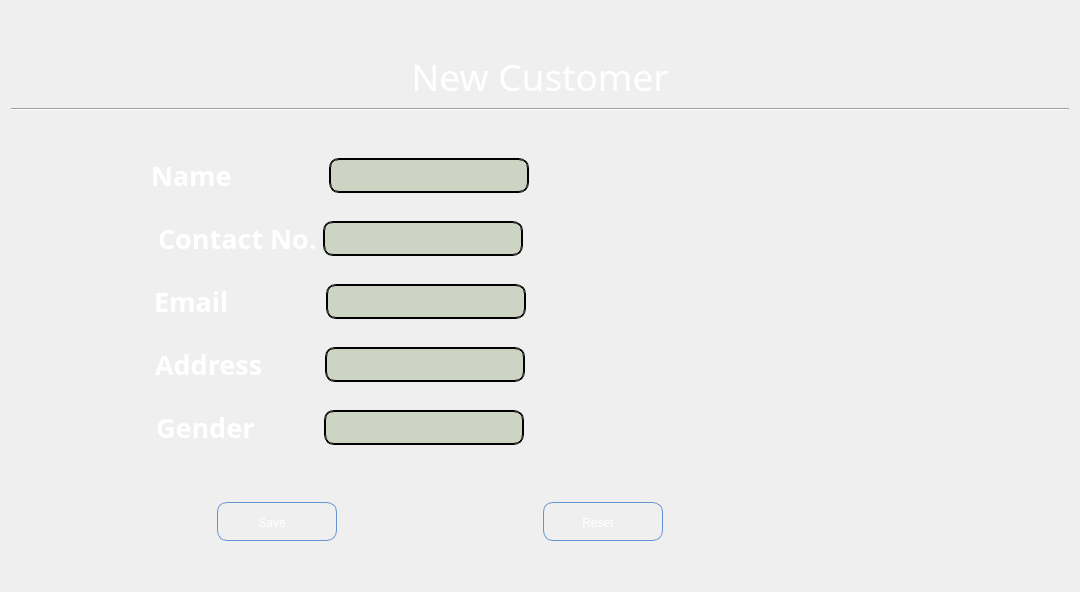
            <widget class="QWidget" name="new_Customer_Page">
             <property name="styleSheet">
              <string notr="true"/>
             </property>
             <layout class="QVBoxLayout" name="verticalLayout_5">
              <item>
               <spacer name="verticalSpacer_7">
                <property name="orientation">
                 <enum>Qt::Vertical</enum>
                </property>
                <property name="sizeHint" stdset="0">
                 <size>
                  <width>20</width>
                  <height>40</height>
                 </size>
                </property>
               </spacer>
              </item>
              <item>
               <widget class="QLabel" name="label">
                <property name="font">
                 <font>
                  <family>Snap ITC</family>
                  <pointsize>28</pointsize>
                 </font>
                </property>
                <property name="styleSheet">
                 <string notr="true">background:transparent;
color: rgb(255, 255, 255);</string>
                </property>
                <property name="text">
                 <string>New Customer</string>
                </property>
                <property name="alignment">
                 <set>Qt::AlignCenter</set>
                </property>
               </widget>
              </item>
              <item>
               <widget class="Line" name="line_3">
                <property name="orientation">
                 <enum>Qt::Horizontal</enum>
                </property>
               </widget>
              </item>
              <item>
               <spacer name="verticalSpacer">
                <property name="orientation">
                 <enum>Qt::Vertical</enum>
                </property>
                <property name="sizeHint" stdset="0">
                 <size>
                  <width>20</width>
                  <height>40</height>
                 </size>
                </property>
               </spacer>
              </item>
              <item>
               <layout class="QHBoxLayout" name="horizontalLayout_3">
                <property name="leftMargin">
                 <number>100</number>
                </property>
                <property name="rightMargin">
                 <number>500</number>
                </property>
                <item>
                 <spacer name="horizontalSpacer">
                  <property name="orientation">
                   <enum>Qt::Horizontal</enum>
                  </property>
                  <property name="sizeHint" stdset="0">
                   <size>
                    <width>40</width>
                    <height>20</height>
                   </size>
                  </property>
                 </spacer>
                </item>
                <item>
                 <widget class="QLabel" name="newCustomer_Name_label">
                  <property name="font">
                   <font>
                    <family>Perpetua Titling MT</family>
                    <pointsize>20</pointsize>
                    <weight>75</weight>
                    <bold>true</bold>
                   </font>
                  </property>
                  <property name="styleSheet">
                   <string notr="true">background:transparent;
color: rgb(255, 255, 255);</string>
                  </property>
                  <property name="text">
                   <string>Name             </string>
                  </property>
                 </widget>
                </item>
                <item>
                 <widget class="QLineEdit" name="newCustomer_Name_LineEdit">
                  <property name="sizePolicy">
                   <sizepolicy hsizetype="Expanding" vsizetype="Fixed">
                    <horstretch>0</horstretch>
                    <verstretch>0</verstretch>
                   </sizepolicy>
                  </property>
                  <property name="minimumSize">
                   <size>
                    <width>200</width>
                    <height>0</height>
                   </size>
                  </property>
                  <property name="maximumSize">
                   <size>
                    <width>190</width>
                    <height>35</height>
                   </size>
                  </property>
                  <property name="styleSheet">
                   <string notr="true">QLineEdit{
font: 75 14pt &quot;MS Shell Dlg 2&quot;;
background: rgba(90, 120, 50, 59);
	color: rgb(255, 255, 255);
    selection-color: white;   
    border: 2px groove black;
    border-radius: 10px;
    padding: 2px 4px;
}</string>
                  </property>
                  <property name="text">
                   <string/>
                  </property>
                 </widget>
                </item>
                <item>
                 <spacer name="horizontalSpacer_6">
                  <property name="orientation">
                   <enum>Qt::Horizontal</enum>
                  </property>
                  <property name="sizeHint" stdset="0">
                   <size>
                    <width>40</width>
                    <height>20</height>
                   </size>
                  </property>
                 </spacer>
                </item>
               </layout>
              </item>
              <item>
               <spacer name="verticalSpacer_3">
                <property name="orientation">
                 <enum>Qt::Vertical</enum>
                </property>
                <property name="sizeType">
                 <enum>QSizePolicy::Preferred</enum>
                </property>
                <property name="sizeHint" stdset="0">
                 <size>
                  <width>20</width>
                  <height>20</height>
                 </size>
                </property>
               </spacer>
              </item>
              <item>
               <layout class="QHBoxLayout" name="horizontalLayout_4">
                <property name="leftMargin">
                 <number>100</number>
                </property>
                <property name="rightMargin">
                 <number>500</number>
                </property>
                <item>
                 <spacer name="horizontalSpacer_2">
                  <property name="orientation">
                   <enum>Qt::Horizontal</enum>
                  </property>
                  <property name="sizeHint" stdset="0">
                   <size>
                    <width>40</width>
                    <height>20</height>
                   </size>
                  </property>
                 </spacer>
                </item>
                <item>
                 <widget class="QLabel" name="newCustomer_Contact_label">
                  <property name="font">
                   <font>
                    <family>Perpetua Titling MT</family>
                    <pointsize>20</pointsize>
                    <weight>75</weight>
                    <bold>true</bold>
                   </font>
                  </property>
                  <property name="styleSheet">
                   <string notr="true">background:transparent;
color: rgb(255, 255, 255);</string>
                  </property>
                  <property name="text">
                   <string>Contact No.</string>
                  </property>
                 </widget>
                </item>
                <item>
                 <widget class="QLineEdit" name="newCustomer_Contact_LineEdit">
                  <property name="minimumSize">
                   <size>
                    <width>200</width>
                    <height>0</height>
                   </size>
                  </property>
                  <property name="maximumSize">
                   <size>
                    <width>190</width>
                    <height>35</height>
                   </size>
                  </property>
                  <property name="styleSheet">
                   <string notr="true">QLineEdit{
font: 75 14pt &quot;MS Shell Dlg 2&quot;;
background: rgba(90, 120, 50, 59);
color: rgb(255, 255, 255);
    selection-color: white;   
    border: 2px groove black;
    border-radius: 10px;
    padding: 2px 4px;
}</string>
                  </property>
                 </widget>
                </item>
                <item>
                 <spacer name="horizontalSpacer_7">
                  <property name="orientation">
                   <enum>Qt::Horizontal</enum>
                  </property>
                  <property name="sizeHint" stdset="0">
                   <size>
                    <width>40</width>
                    <height>20</height>
                   </size>
                  </property>
                 </spacer>
                </item>
               </layout>
              </item>
              <item>
               <spacer name="verticalSpacer_4">
                <property name="orientation">
                 <enum>Qt::Vertical</enum>
                </property>
                <property name="sizeType">
                 <enum>QSizePolicy::Preferred</enum>
                </property>
                <property name="sizeHint" stdset="0">
                 <size>
                  <width>20</width>
                  <height>20</height>
                 </size>
                </property>
               </spacer>
              </item>
              <item>
               <layout class="QHBoxLayout" name="horizontalLayout_5">
                <property name="leftMargin">
                 <number>100</number>
                </property>
                <property name="rightMargin">
                 <number>500</number>
                </property>
                <item>
                 <spacer name="horizontalSpacer_3">
                  <property name="orientation">
                   <enum>Qt::Horizontal</enum>
                  </property>
                  <property name="sizeHint" stdset="0">
                   <size>
                    <width>40</width>
                    <height>20</height>
                   </size>
                  </property>
                 </spacer>
                </item>
                <item>
                 <widget class="QLabel" name="newCustomer_Email_label">
                  <property name="font">
                   <font>
                    <family>Perpetua Titling MT</family>
                    <pointsize>20</pointsize>
                    <weight>75</weight>
                    <bold>true</bold>
                   </font>
                  </property>
                  <property name="styleSheet">
                   <string notr="true">background:transparent;
color: rgb(255, 255, 255);</string>
                  </property>
                  <property name="text">
                   <string>Email             </string>
                  </property>
                 </widget>
                </item>
                <item>
                 <widget class="QLineEdit" name="newCustomer_Email_LineEdit">
                  <property name="minimumSize">
                   <size>
                    <width>200</width>
                    <height>0</height>
                   </size>
                  </property>
                  <property name="maximumSize">
                   <size>
                    <width>190</width>
                    <height>35</height>
                   </size>
                  </property>
                  <property name="styleSheet">
                   <string notr="true">QLineEdit{
font: 75 14pt &quot;MS Shell Dlg 2&quot;;
background: rgba(90, 120, 50, 59);
color: rgb(255, 255, 255);
    selection-color: white;   
    border: 2px groove black;
    border-radius: 10px;
    padding: 2px 4px;
}</string>
                  </property>
                 </widget>
                </item>
                <item>
                 <spacer name="horizontalSpacer_8">
                  <property name="orientation">
                   <enum>Qt::Horizontal</enum>
                  </property>
                  <property name="sizeHint" stdset="0">
                   <size>
                    <width>40</width>
                    <height>20</height>
                   </size>
                  </property>
                 </spacer>
                </item>
               </layout>
              </item>
              <item>
               <spacer name="verticalSpacer_5">
                <property name="orientation">
                 <enum>Qt::Vertical</enum>
                </property>
                <property name="sizeType">
                 <enum>QSizePolicy::Preferred</enum>
                </property>
                <property name="sizeHint" stdset="0">
                 <size>
                  <width>20</width>
                  <height>20</height>
                 </size>
                </property>
               </spacer>
              </item>
              <item>
               <layout class="QHBoxLayout" name="horizontalLayout_6">
                <property name="leftMargin">
                 <number>100</number>
                </property>
                <property name="rightMargin">
                 <number>500</number>
                </property>
                <item>
                 <spacer name="horizontalSpacer_4">
                  <property name="orientation">
                   <enum>Qt::Horizontal</enum>
                  </property>
                  <property name="sizeHint" stdset="0">
                   <size>
                    <width>40</width>
                    <height>20</height>
                   </size>
                  </property>
                 </spacer>
                </item>
                <item>
                 <widget class="QLabel" name="newCustomer_Address_label">
                  <property name="font">
                   <font>
                    <family>Perpetua Titling MT</family>
                    <pointsize>20</pointsize>
                    <weight>75</weight>
                    <bold>true</bold>
                   </font>
                  </property>
                  <property name="styleSheet">
                   <string notr="true">background:transparent;
color: rgb(255, 255, 255);</string>
                  </property>
                  <property name="text">
                   <string>Address        </string>
                  </property>
                 </widget>
                </item>
                <item>
                 <widget class="QLineEdit" name="newCustomer_Address_LineEdit">
                  <property name="minimumSize">
                   <size>
                    <width>200</width>
                    <height>0</height>
                   </size>
                  </property>
                  <property name="maximumSize">
                   <size>
                    <width>190</width>
                    <height>35</height>
                   </size>
                  </property>
                  <property name="styleSheet">
                   <string notr="true">QLineEdit{
font: 75 14pt &quot;MS Shell Dlg 2&quot;;
background: rgba(90, 120, 50, 59);
color: rgb(255, 255, 255);
    selection-color: white;   
    border: 2px groove black;
    border-radius: 10px;
    padding: 2px 4px;
}</string>
                  </property>
                 </widget>
                </item>
                <item>
                 <spacer name="horizontalSpacer_9">
                  <property name="orientation">
                   <enum>Qt::Horizontal</enum>
                  </property>
                  <property name="sizeHint" stdset="0">
                   <size>
                    <width>40</width>
                    <height>20</height>
                   </size>
                  </property>
                 </spacer>
                </item>
               </layout>
              </item>
              <item>
               <spacer name="verticalSpacer_6">
                <property name="orientation">
                 <enum>Qt::Vertical</enum>
                </property>
                <property name="sizeType">
                 <enum>QSizePolicy::Preferred</enum>
                </property>
                <property name="sizeHint" stdset="0">
                 <size>
                  <width>20</width>
                  <height>20</height>
                 </size>
                </property>
               </spacer>
              </item>
              <item>
               <layout class="QHBoxLayout" name="horizontalLayout_7">
                <property name="leftMargin">
                 <number>100</number>
                </property>
                <property name="rightMargin">
                 <number>500</number>
                </property>
                <item>
                 <spacer name="horizontalSpacer_5">
                  <property name="orientation">
                   <enum>Qt::Horizontal</enum>
                  </property>
                  <property name="sizeHint" stdset="0">
                   <size>
                    <width>40</width>
                    <height>20</height>
                   </size>
                  </property>
                 </spacer>
                </item>
                <item>
                 <widget class="QLabel" name="newCustomer_Gender_label">
                  <property name="font">
                   <font>
                    <family>Perpetua Titling MT</family>
                    <pointsize>20</pointsize>
                    <weight>75</weight>
                    <bold>true</bold>
                   </font>
                  </property>
                  <property name="styleSheet">
                   <string notr="true">background:transparent;
color: rgb(255, 255, 255);</string>
                  </property>
                  <property name="text">
                   <string>Gender         </string>
                  </property>
                 </widget>
                </item>
                <item>
                 <widget class="QLineEdit" name="newCustomer_Gender_LineEdit">
                  <property name="minimumSize">
                   <size>
                    <width>200</width>
                    <height>0</height>
                   </size>
                  </property>
                  <property name="maximumSize">
                   <size>
                    <width>190</width>
                    <height>35</height>
                   </size>
                  </property>
                  <property name="styleSheet">
                   <string notr="true">QLineEdit{
font: 75 14pt &quot;MS Shell Dlg 2&quot;;
background: rgba(90, 120, 50, 59);
color: rgb(255, 255, 255);
    selection-color: white;   
    border: 2px groove black;
    border-radius: 10px;
    padding: 2px 4px;
}</string>
                  </property>
                 </widget>
                </item>
                <item>
                 <spacer name="horizontalSpacer_10">
                  <property name="orientation">
                   <enum>Qt::Horizontal</enum>
                  </property>
                  <property name="sizeHint" stdset="0">
                   <size>
                    <width>40</width>
                    <height>20</height>
                   </size>
                  </property>
                 </spacer>
                </item>
               </layout>
              </item>
              <item>
               <layout class="QHBoxLayout" name="horizontalLayout_8">
                <property name="spacing">
                 <number>0</number>
                </property>
                <property name="topMargin">
                 <number>50</number>
                </property>
                <property name="rightMargin">
                 <number>200</number>
                </property>
                <item>
                 <widget class="QPushButton" name="newCustomer_Save">
                  <property name="minimumSize">
                   <size>
                    <width>30</width>
                    <height>30</height>
                   </size>
                  </property>
                  <property name="maximumSize">
                   <size>
                    <width>120</width>
                    <height>100</height>
                   </size>
                  </property>
                  <property name="styleSheet">
                   <string notr="true">QPushButton:hover{
 background-image: url(:/newPrefix/img3.jpg);
       /* background:  qlineargradient(x1 : 0, y1 : 0, x2 : 0, y2 :   1, stop :   0.0 #ffd9aa,
                stop :   0.5 #ffbb6e, stop :   0.55 #feae42, stop :   1.0 #fedb74);*/
}

QPushButton {
        border: 1px solid #6593cf;
		border-width: 1px;
        border-radius: 10px;
        padding: 5px 15px 2px 5px;
        background:transparent;/* qlineargradient(x1 : 0, y1 : 0, x2 : 0, y2 :   1, stop :   0.0 #f5f9ff,
                stop :   0.5 #c7dfff, stop :   0.55 #afd2ff, stop :   1.0 #c0dbff);*/
       color: rgb(255, 255, 255);
		
	font: 75 14pt &quot;MS Shell Dlg 2&quot;;
        font: bold large &quot;Arial&quot;;
        height: 30px;
}




QPushButton:pressed {
        /*  background: qlineargradient(x1 : 0, y1 : 0, x2 : 0, y2 :   1, stop :   0.0 #c0dbff,
        stop :   0.5 #cfd26f, stop :   0.55 #c7df6f, stop :   1.0 #f5f9ff);*/
	    background-image: url(:/newPrefix/Img1.jpg);
        padding-top: 2px;
        padding-left: 3px;

}


QPushButton:on {
        background: qlineargradient(x1 : 0, y1 : 0, x2 : 0, y2 :   1, stop :   0.0 #5AA72D,
        stop :   0.5 #B3E296, stop :   0.55 #B3E296, stop :   1.0 #f5f9ff);
        padding-top: 2px;
        padding-left: 3px;
}

QPushButton:disabled {
        background: transparent #e5e9ee;
        padding-top: 2px;        
        padding-left: 3px;
        color: black;
}</string>
                  </property>
                  <property name="text">
                   <string>Save</string>
                  </property>
                 </widget>
                </item>
                <item>
                 <widget class="QPushButton" name="newCustomer_Reset">
                  <property name="minimumSize">
                   <size>
                    <width>30</width>
                    <height>30</height>
                   </size>
                  </property>
                  <property name="maximumSize">
                   <size>
                    <width>120</width>
                    <height>100</height>
                   </size>
                  </property>
                  <property name="styleSheet">
                   <string notr="true">QPushButton:hover{
 background-image: url(:/newPrefix/img3.jpg);
       /* background:  qlineargradient(x1 : 0, y1 : 0, x2 : 0, y2 :   1, stop :   0.0 #ffd9aa,
                stop :   0.5 #ffbb6e, stop :   0.55 #feae42, stop :   1.0 #fedb74);*/
}

QPushButton {
        border: 1px solid #6593cf;
		border-width: 1px;
        border-radius: 10px;
        padding: 5px 15px 2px 5px;
        background:transparent;/* qlineargradient(x1 : 0, y1 : 0, x2 : 0, y2 :   1, stop :   0.0 #f5f9ff,
                stop :   0.5 #c7dfff, stop :   0.55 #afd2ff, stop :   1.0 #c0dbff);*/
       color: rgb(255, 255, 255);
		
	font: 75 14pt &quot;MS Shell Dlg 2&quot;;
        font: bold large &quot;Arial&quot;;
        height: 30px;
}




QPushButton:pressed {
        /*  background: qlineargradient(x1 : 0, y1 : 0, x2 : 0, y2 :   1, stop :   0.0 #c0dbff,
        stop :   0.5 #cfd26f, stop :   0.55 #c7df6f, stop :   1.0 #f5f9ff);*/
	    background-image: url(:/newPrefix/Img1.jpg);
        padding-top: 2px;
        padding-left: 3px;

}


QPushButton:on {
        background: qlineargradient(x1 : 0, y1 : 0, x2 : 0, y2 :   1, stop :   0.0 #5AA72D,
        stop :   0.5 #B3E296, stop :   0.55 #B3E296, stop :   1.0 #f5f9ff);
        padding-top: 2px;
        padding-left: 3px;
}

QPushButton:disabled {
        background: transparent #e5e9ee;
        padding-top: 2px;        
        padding-left: 3px;
        color: black;
}</string>
                  </property>
                  <property name="text">
                   <string>Reset</string>
                  </property>
                 </widget>
                </item>
               </layout>
              </item>
              <item>
               <spacer name="verticalSpacer_2">
                <property name="orientation">
                 <enum>Qt::Vertical</enum>
                </property>
                <property name="sizeHint" stdset="0">
                 <size>
                  <width>20</width>
                  <height>40</height>
                 </size>
                </property>
               </spacer>
              </item>
             </layout>
            </widget>
